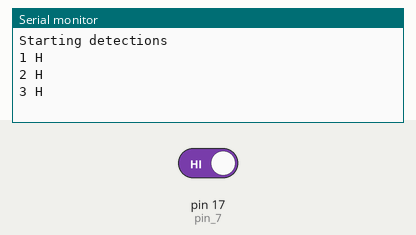
This sketch was run on a simulated Arduino Uno, built with avr-gcc and run on an emulated ATmega328P. Parts: the last lines printed to the serial monitor. The test bench sets the inputs (shaded band); at power-on: pin 17 (pin_7) HIGH.

Above: at 2.8 s.
2.9 s: pin 17 (pin_7) driven LOW
At 3.8 s:
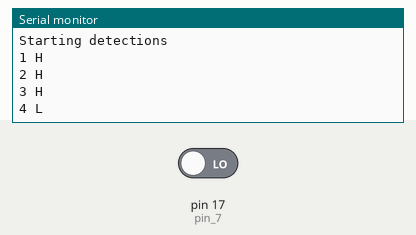
5.5 s: pin 17 (pin_7) driven HIGH
At 6.8 s:
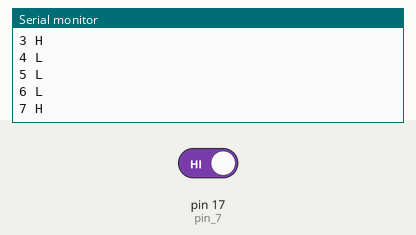
Timing chart, 0 to 8.5 s (numbered marks = the images above; inputs shaded):
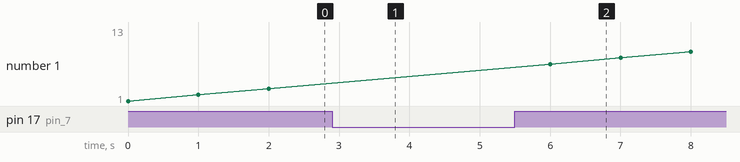

Measured:
- after the input at 2.9 s, the serial monitor: prints a new line after 0.10 s (image 1)
- after the input at 5.5 s, the serial monitor: prints a new line after 0.50 s (image 2)

The sketch:

pir.ino
```cpp
//#define BUILD_IN_LED 13
int pin_7 = 17; // pir connected

void setup() {
  // put your setup code here, to run once:
  Serial.begin(115200);

  pinMode(pin_7, INPUT);
  //pinMode(BUILD_IN_LED, OUTPUT);
  Serial.println(F("Starting detections"));
}

unsigned long val = 0;

void loop() {
  Serial.print(++val);

  // put your main code here, to run repeatedly:
  if (digitalRead(pin_7)==LOW){
    //digitalWrite(BUILD_IN_LED, LOW);
    Serial.println(" L");
  }
  else{
    //digitalWrite(BUILD_IN_LED, HIGH);
    Serial.println(" H");
  }
  delay(1000);
}
```
